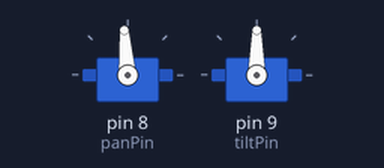
A sketch run on a simulated Arduino Uno, built with avr-gcc and run on an emulated ATmega328P. Parts: 2 × servo.

Above: at 0.05 s.
At 0.4 s:
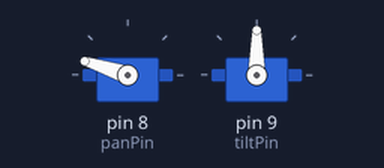
At 0.8 s:
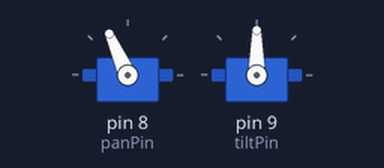
At 1.75 s:
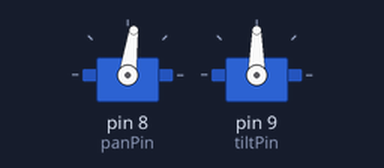
Timing chart, 0 to 4.1 s (numbered marks = the images above):
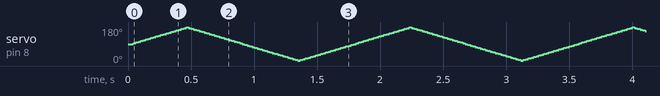

The sketch:

Pan_tilt.ino
```cpp
#include <Servo.h>

//Pan Tilt Variables ************************************
#define panPin 8
#define tiltPin 9
#define minPan 0
#define maxPan 180
#define minTilt 0
#define maxTilt 140

Servo pan;
Servo tilt;

boolean isPanTiltConnected;
//End Pan Tilt Variables ********************************

void setup()
{
  connectPanTilt();
}

void loop()
{
  for(int i = 0; i < maxPan; i++)
  {
    panRight(4);
  }
  for(int i = 180; i > minPan; i--)
  {
    panLeft(4);
  }
}

//Pan Tilt Section **************************************

void connectPanTilt()
{
  pan.attach(panPin);
  tilt.attach(tiltPin);
  resetPanTilt();
  isPanTiltConnected = 1;
}

void disconnectPanTilt()
{
  pan.detach();
  tilt.detach();
  isPanTiltConnected = 0;
}

void resetPanTilt()
{
  setPan(90);
  setTilt(90);
}

void setPan(int p)
{
  pan.write(p);
  delay(20);
}

void setTilt(int t)
{
  tilt.write(t);
  delay(20);
}

void tiltUp(int s)
{
  int oldPosition = tilt.read();
  int newPosition = oldPosition + s;
  if(newPosition > maxTilt)
  {
    return;
  }
  setTilt(newPosition);
}

void tiltDown(int s)
{
  int oldPosition = tilt.read();
  int newPosition = oldPosition - s;
  if(newPosition < minTilt)
  {
    return;
  }
  setTilt(newPosition);
}

void panLeft(int s)
{
  int oldPosition = pan.read();
  int newPosition = oldPosition - s;
  if(newPosition < minPan)
  {
    return;
  }
  setPan(newPosition);
}

void panRight(int s)
{
  int oldPosition = pan.read();
  int newPosition = oldPosition + s;
  if(newPosition > maxPan)
  {
    return;
  }
  setPan(newPosition);
}

//End Pan Tilt Section **********************************
```
